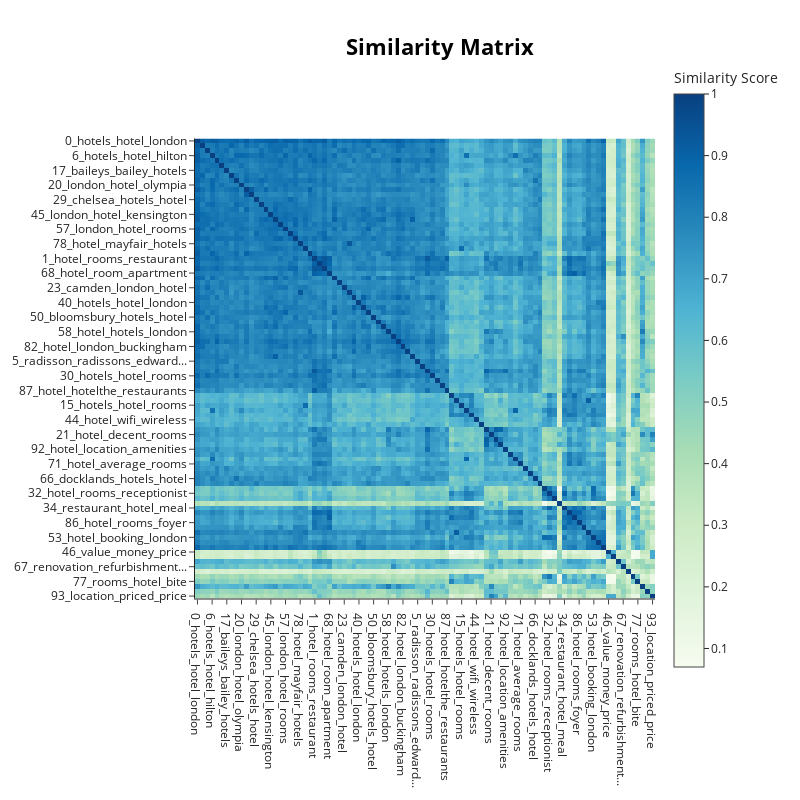

The cell this chart's notebook holds for it:
### Markdown cell above
### Finding similar topics

https://github.com/MaartenGr/BERTopic/issues/292

### Code cell
topic_model.visualize_heatmap(n_clusters = 20)

### Figure 1 — Plotly figure (JSON) as saved in the notebook; plotly's stock layout.template omitted (floating-point values rounded to 4 significant figures; data arrays with more than 128 entries replaced by an {"elided": "..."} marker saying what was removed)
{"data": [{"coloraxis": "coloraxis", "hovertemplate": "x: %{x}<br>y: %{y}<br>Similarity Score: %{z}<extra></extra>", "name": "0", "type": "heatmap", "x": ["0_hotels_hotel_london", "2_london_victoria_hotel", "4_gloucester_hotels_hotel", "6_hotels_hotel_hilton", "8_hotel_hotels_oxford", "12_hotels_hotel_euston", "17_baileys_bailey_hotels", "18_waterloo_hotel_london", "19_hotel_hotels_wharf", "20_london_hotel_olympia", "22_thames_hotel_london", "26_hotel_hotels_riverbank", "29_chelsea_hotels_hotel", "36_islington_hotels_hotel", "37_southwark_london_hotel", "45_london_hotel_kensington", "47_london_heathrow_hotel", "48_hotels_hotel_cafe", "57_london_hotel_rooms", "64_hotel_london_liverpool", "73_hotel_tesco_piccadilly", "78_hotel_mayfair_hotels", "79_hotel_london_rooms", "81_hotel_belfast_london", "1_hotel_rooms_restaurant", "10_worth_value_hotel", "61_hotel_hostel_taxi", "68_hotel_room_apartment", "3_paddington_heathrow_london", "9_bonnington_hotel_hotels", "23_camden_london_hotel", "27_mayfair_london_hotel", "38_covent_hotel_soho", "40_hotels_hotel_london", "41_covent_accommodation_lon...", "49_hotel_paddington_london", "50_bloomsbury_hotels_hotel", "51_marylebone_oxford_hotel", "56_hammersmith_london_hotel", "58_hotel_hotels_london", "65_hotel_london_covent", "74_london_vicinity_oxford", "82_hotel_london_buckingham", "89_hotel_covent_soho", "91_heathrow_hotel_rooms", "5_radisson_radissons_edward...", "13_hotel_o2_visiting", "25_hotels_hotel_nearby", "30_hotels_hotel_rooms", "62_hotel_rooms_ritz", "72_lodge_london_lodges", "87_hotel_hotelthe_restaurants", "7_rooms_hotel_room", "11_hotel_hotels_noisy", "15_hotels_hotel_rooms", "35_hilton_hiltons_hotel", "42_hotel_rooms_heating", "44_hotel_wifi_wireless", "55_parking_parked_park", "14_hotel_tourist_location", "21_hotel_decent_rooms", "69_hotels_hotel_marriott", "75_hotel_cozy_comfortable", "92_hotel_location_amenities", "16_star_4star_hotel", "33_hilton_hiltons_hotel", "71_hotel_average_rooms", "24_hotel_hotels_rooms", "43_grafton_hotel_rooms", "66_docklands_hotels_hotel", "70_hotel_london_thames", "28_debited_hotel_refund", "32_hotel_rooms_receptionist", "52_hotel_rooms_booking", "31_comfortable_comfort_conv...", "34_restaurant_hotel_meal", "60_hotel_rooms_bedrooms", "84_rooms_hotels_hotel", "86_hotel_rooms_foyer", "90_room_queuing_checkout", "39_hotel_hotels_london", "53_hotel_booking_london", "76_hotel_travelodge_london", "80_accommodation_hotel_beds", "46_value_money_price", "85_quality_ratio_price", "54_hotel_basic_hotelstaff", "67_renovation_refurbishment...", "59_disappointment_disappoin...", "63_belongings_stolen_thieves", "77_rooms_hotel_bite", "83_london_visiting_trip", "88_stayed_stay_place", "93_location_priced_price"], "xaxis": "x", "y": ["0_hotels_hotel_london", "2_london_victoria_hotel", "4_gloucester_hotels_hotel", "6_hotels_hotel_hilton", "8_hotel_hotels_oxford", "12_hotels_hotel_euston", "17_baileys_bailey_hotels", "18_waterloo_hotel_london", "19_hotel_hotels_wharf", "20_london_hotel_olympia", "22_thames_hotel_london", "26_hotel_hotels_riverbank", "29_chelsea_hotels_hotel", "36_islington_hotels_hotel", "37_southwark_london_hotel", "45_london_hotel_kensington", "47_london_heathrow_hotel", "48_hotels_hotel_cafe", "57_london_hotel_rooms", "64_hotel_london_liverpool", "73_hotel_tesco_piccadilly", "78_hotel_mayfair_hotels", "79_hotel_london_rooms", "81_hotel_belfast_london", "1_hotel_rooms_restaurant", "10_worth_value_hotel", "61_hotel_hostel_taxi", "68_hotel_room_apartment", "3_paddington_heathrow_london", "9_bonnington_hotel_hotels", "23_camden_london_hotel", "27_mayfair_london_hotel", "38_covent_hotel_soho", "40_hotels_hotel_london", "41_covent_accommodation_lon...", "49_hotel_paddington_london", "50_bloomsbury_hotels_hotel", "51_marylebone_oxford_hotel", "56_hammersmith_london_hotel", "58_hotel_hotels_london", "65_hotel_london_covent", "74_london_vicinity_oxford", "82_hotel_london_buckingham", "89_hotel_covent_soho", "91_heathrow_hotel_rooms", "5_radisson_radissons_edward...", "13_hotel_o2_visiting", "25_hotels_hotel_nearby", "30_hotels_hotel_rooms", "62_hotel_rooms_ritz", "72_lodge_london_lodges", "87_hotel_hotelthe_restaurants", "7_rooms_hotel_room", "11_hotel_hotels_noisy", "15_hotels_hotel_rooms", "35_hilton_hiltons_hotel", "42_hotel_rooms_heating", "44_hotel_wifi_wireless", "55_parking_parked_park", "14_hotel_tourist_location", "21_hotel_decent_rooms", "69_hotels_hotel_marriott", "75_hotel_cozy_comfortable", "92_hotel_location_amenities", "16_star_4star_hotel", "33_hilton_hiltons_hotel", "71_hotel_average_rooms", "24_hotel_hotels_rooms", "43_grafton_hotel_rooms", "66_docklands_hotels_hotel", "70_hotel_london_thames", "28_debited_hotel_refund", "32_hotel_rooms_receptionist", "52_hotel_rooms_booking", "31_comfortable_comfort_conv...", "34_restaurant_hotel_meal", "60_hotel_rooms_bedrooms", "84_rooms_hotels_hotel", "86_hotel_rooms_foyer", "90_room_queuing_checkout", "39_hotel_hotels_london", "53_hotel_booking_london", "76_hotel_travelodge_london", "80_accommodation_hotel_beds", "46_value_money_price", "85_quality_ratio_price", "54_hotel_basic_hotelstaff", "67_renovation_refurbishment...", "59_disappointment_disappoin...", "63_belongings_stolen_thieves", "77_rooms_hotel_bite", "83_london_visiting_trip", "88_stayed_stay_place", "93_location_priced_price"], "yaxis": "y", "z": {"elided": "94x94 float values"}}], "layout": {"coloraxis": {"colorbar": {"title": {"text": "Similarity Score"}}, "colorscale": [[0, "rgb(247,252,240)"], [0.125, "rgb(224,243,219)"], [0.25, "rgb(204,235,197)"], [0.375, "rgb(168,221,181)"], [0.5, "rgb(123,204,196)"], [0.625, "rgb(78,179,211)"], [0.75, "rgb(43,140,190)"], [0.875, "rgb(8,104,172)"], [1, "rgb(8,64,129)"]]}, "height": 800, "hoverlabel": {"bgcolor": "white", "font": {"family": "Rockwell", "size": 16}}, "legend": {"title": {"text": "Trend"}}, "margin": {"t": 60}, "showlegend": true, "title": {"font": {"color": "Black", "size": 22}, "text": "<b>Similarity Matrix</b>", "x": 0.55, "xanchor": "center", "y": 0.95, "yanchor": "top"}, "width": 800, "xaxis": {"anchor": "y", "constrain": "domain", "domain": [0, 1], "scaleanchor": "y"}, "yaxis": {"anchor": "x", "autorange": "reversed", "constrain": "domain", "domain": [0, 1]}}}
